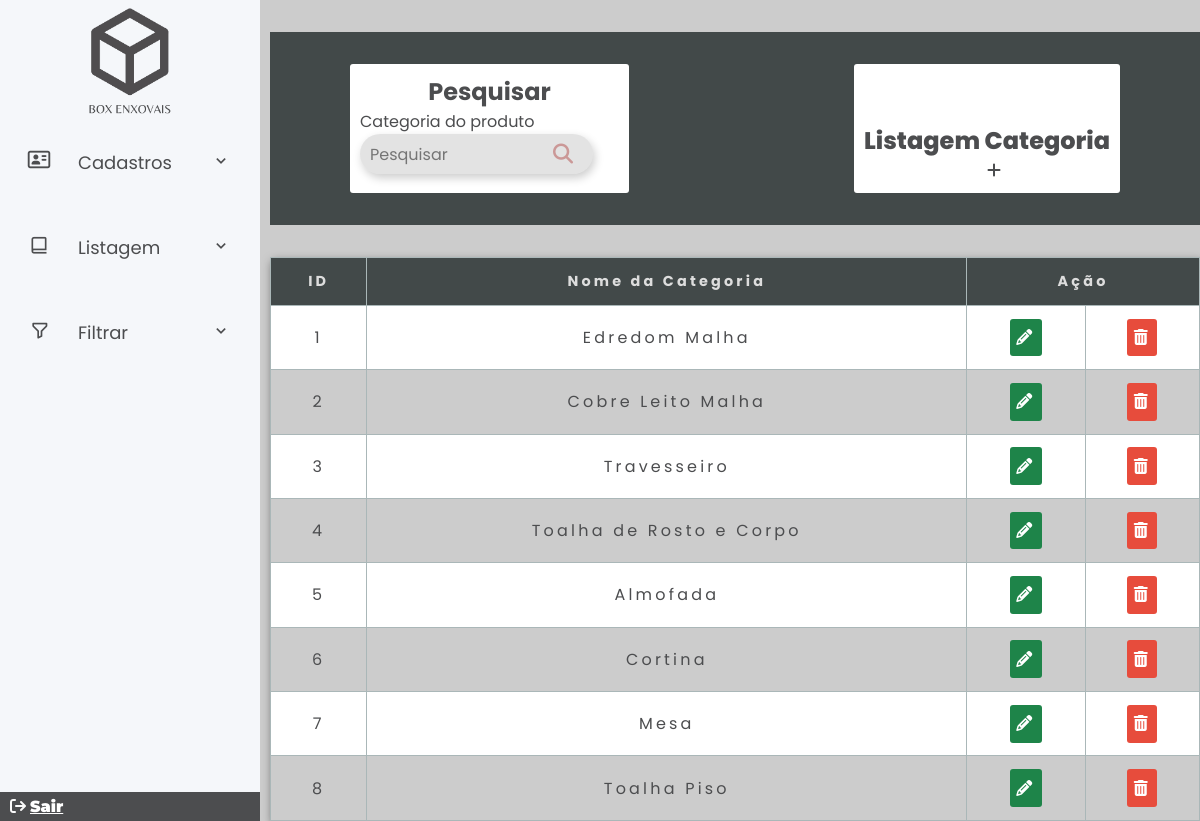
The page /adm/listarTipoProduto.php on the database its author committed.
### tables this page shows
CREATE TABLE `tipo_produto` (
  `codTipoProd` int(11) NOT NULL,
  `nomeTipoProd` varchar(100) DEFAULT NULL,
  `status` int(11) NOT NULL DEFAULT 1,
  `categoria_id` int(11) DEFAULT NULL
);

### adm/listarTipoProduto.php (the view, shortened to what this page needs)
<?php
require_once("../assets/conexao.php");
$V_WHERE = "";
$sql = "SELECT * FROM tipo_produto
WHERE 1 = 1" . $V_WHERE;
$resultado = mysqli_query($conexao, $sql);
?>
<?php require_once("sidebar.php") ?>
<section class="home-section">
    <div class="card-listar">
        <div class="card-body pesquisar">
            <h1 class="card-title">Pesquisar </h1>
            <form method="POST">
                <div class="input-group">
                    <div class="input-box">
                        <label for="nomeTipo">Categoria do produto</label>
                        <div class="search-box">
                            <input type="text" class="search-text" placeholder="Pesquisar" id="nomeTipo" name="nomeTipo" />
                            <button class="search-btn" name="pesquisar"><i class="fa-solid fa-magnifying-glass cor-i"></i></button>
                        </div>
                    </div>
                </div>
            </form>
        </div>
        <div class="card-body">
            <h2 class="title-marca">Listagem Categoria</h2>
            <a href="cadTipoProduto.php" class="btn-plus"><i class="fa-solid fa-plus"></i></a>
        </div>
    </div>
    <div class="container mt-3">
        <div class="tbl_container">
            <table class="tbl">
                <thead>
                    <tr>
                        <th>ID</th>
                        <th>Nome da Categoria</th>
                        <th colspan="2">Ação</th>
                    </tr>
                <tbody>
                    <?php while ($linha = mysqli_fetch_array($resultado)) { ?>
                        <tr>
                            <td data-lable="ID"><?= $linha['codTipoProd'] ?></td>
                            <td data-lable="Categoria do Produto"><?= $linha['nomeTipoProd'] ?></td>
                            <td data-lable="Editar">
                                <a href="alterarTipoProduto.php?codTipoProd=<?= $linha['codTipoProd'] ?>" class="botao-listar btn_edit"><i class="fa fa-pencil"></i></a>
                            </td>
                            <td data-lable="Excluir">
                                <a href="listarTipoProduto.php?codTipoProd=<?= $linha['codTipoProd'] ?>" class="botao-listar btn_trash" onclick="return confirm('Confirmar exclusão?')"><i class="fa fa-trash"></i></a>
                            </td>
                        </tr>
                    <?php } ?>
                </tbody>
                </thead>
            </table>
        </div>
    </div>
</section>
<?php require_once("rodapeSidebar.php") ?>

### assets/css/adm.css (style rules this page uses)
* { margin: 0; padding: 0; box-sizing: border-box; font-family: 'Montserrat'; color: #4c4d4f; }
.home-section { margin-left: 270px; width: 80%; }
.card-body { border: none; padding: 10px; background: #fff; border-radius: 3px; margin: 2rem; margin-left: 5rem; margin-right: 5rem; }
.pesquisar { width: 50%; justify-content: space-between; }
.card-title { text-align: center; }
.title-marca { margin-top: 20%; align-items: center; font-weight:800; }
.btn-plus { color: #cb9897; margin-left: 50%; margin-right: 50%; }
.container { max-width: 1440px; max-height: 90%; width: 100%; background: #fff; box-shadow: 2px 4px 10px rgba(0,0,0,0.5); border-radius: 3px; }
.tbl { width: 100%; border-collapse: collapse; }
.tbl thead { background: #424949; color: #fff; }
.tbl thead tr th { font-size: 0.9rem; padding: 0.8rem; letter-spacing: 0.2rem; vertical-align: top; border: 1px solid #aab7b8; color: #ddd; }
.tbl tbody tr td { font-size: 1rem; letter-spacing: 0.2rem; font-weight: normal; text-align: center; border: 1px solid #aab7b8; padding: 0.8rem; }
.tbl tr:nth-child(even) { background: #ccc; }
.tbl .botao-listar { display: inline-block; border: none; margin: 0 auto; padding: 0.4rem; border-radius: 3px; outline: none; cursor: pointer; }
.btn_trash { background: #e74c3c; color: #fff; }
.btn_edit { background: #1e8449; color: #fff; }
.search-box { width: 80%; background:#0000001c; box-shadow: 2px 4px 10px rgba(0,0,0,0.2); height: 40px; padding: 10px; border-radius: 40px; display: flex; justify-content: space-between; align-items: center; }
.search-text { border: none; background: none; width: 80%; outline: none; padding: 0; color: #000; font-size: 16px; transition: 0.5s; }
.search-btn { width: 40px; height: 40px; border-radius: 50%; background: none; border: none; display: flex; justify-content: center; align-items: center; transition: 0.5s; }
.cor-i { color: #cb9897; font-size: 20px; }

### adm/listarTipoProduto.php (style rules this page uses)
* { padding: 0; margin: 0; box-sizing: border-box; font-family: "poppins", sans-serif; }
body { background: #ccc; display: flex; justify-content: center; align-items: center; min-height: 100vh; }
.card-listar { display: flex; justify-content: space-between; background: #424949; margin-top: 2rem; margin-bottom: 2rem; }
.pesquisar { width: 30%; justify-content: space-between; }
.search-box { width: 90%; background: #0000001c; box-shadow: 2px 4px 10px rgba(0, 0, 0, 0.2); height: 40px; padding: 10px; border-radius: 40px; display: flex; justify-content: space-between; align-items: center; }
.botao-listar i { color: #fff; }

### rows shown on the page
tipo_produto: codTipoProd "1", nomeTipoProd "Edredom Malha"
tipo_produto: codTipoProd "2", nomeTipoProd "Cobre Leito Malha"
tipo_produto: codTipoProd "3", nomeTipoProd "Travesseiro"
tipo_produto: codTipoProd "4", nomeTipoProd "Toalha de Rosto e Corpo"
tipo_produto: codTipoProd "5", nomeTipoProd "Almofada"
tipo_produto: codTipoProd "6", nomeTipoProd "Cortina"
tipo_produto: codTipoProd "7", nomeTipoProd "Mesa"
tipo_produto: codTipoProd "8", nomeTipoProd "Toalha Piso"
